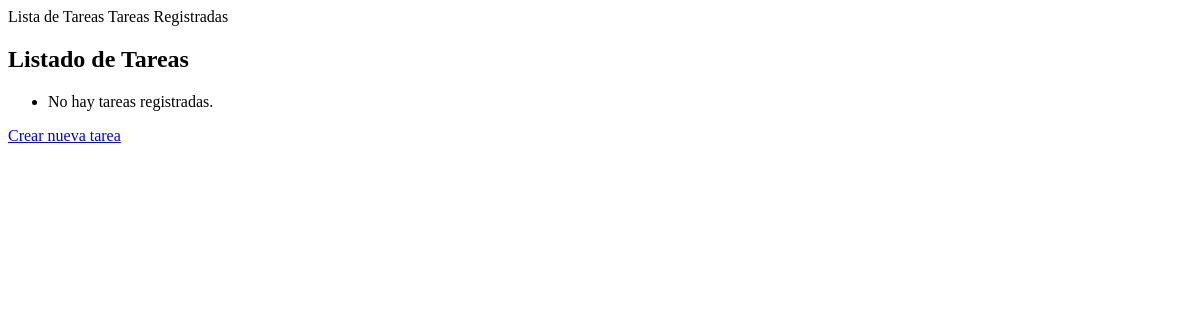
Page /tareas/ on the earlier database version.
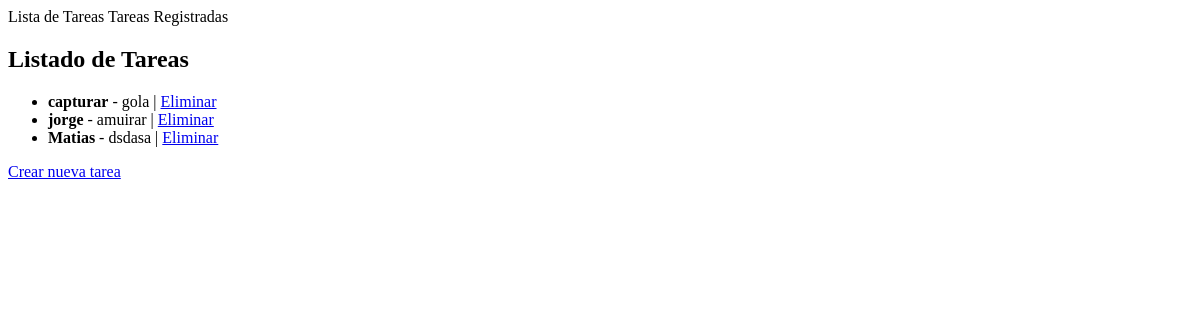
Same page on the later database version.
### applications/empleado/models.py (models this page shows, shortened)
class Tarea(models.Model):
    nombre = models.CharField(max_length=100)
    descripcion = models.TextField()
    fecha_limite = models.DateField()

### applications/empleado/views.py (the view)
# urls.py: path('tareas/', ListaTareasView.as_view(), name='lista-de-tareas'),
class ListaTareasView(ListView):
    model = Tarea
    template_name = 'empleado/lista_tareas.html'
    context_object_name = 'tareas'

### templates/empleado/lista_tareas.html (shortened to what this page needs)
{% block header %}Tareas Registradas{% endblock %}
{% block content %}
  <h2>Listado de Tareas</h2>
  <ul>
    {% for tarea in tareas %}
      <li>
        <strong>{{ tarea.nombre }}</strong> - {{ tarea.descripcion }}
        | <a href="{% url 'eliminar-tarea' tarea.pk %}">Eliminar</a>
      </li>
    {% empty %}
      <li>No hay tareas registradas.</li>
    {% endfor %}
  </ul>
  <a href="/crear-tarea/">Crear nueva tarea</a>
{% endblock %}

Differences in the rows shown:
added Tarea: nombre "capturar", descripcion "gola"
added Tarea: nombre "jorge", descripcion "amuirar"
added Tarea: nombre "Matias", descripcion "dsdasa"
Other differences:
text no longer shown: "No hay tareas registradas."
